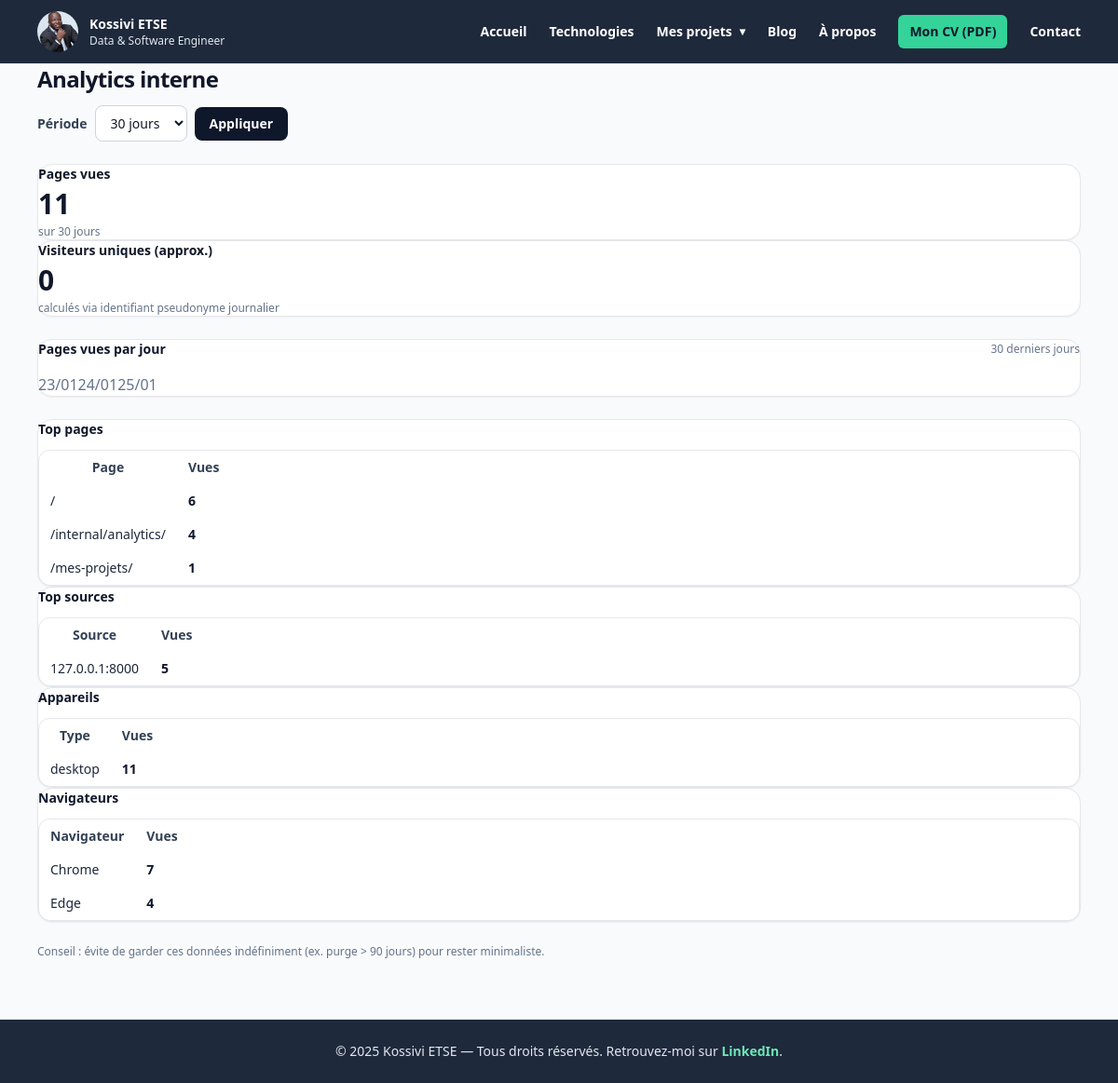
/internal/analytics/ (signed in), run on the app's committed database.
### projects/models.py (models this page shows)
class PageView(models.Model):
    ts = models.DateTimeField(auto_now_add=True)
    path = models.CharField(max_length=255, db_index=True)
    ref_domain = models.CharField(max_length=120, blank=True, db_index=True)
    device_type = models.CharField(max_length=20, blank=True, db_index=True )
    browser = models.CharField(max_length=30, blank=True, db_index=True)
    visitor_day = models.CharField(max_length=64, blank=True, db_index=True)
    class Meta:
        indexes = [
            models.Index(fields=["ts", "path"]),
            models.Index(fields=["ts", "ref_domain"]),
        ]

### projects/views.py (the view)
# urls.py: path("internal/analytics/", views.analytics_dashboard, name="analytics_dashboard"),
@login_required
@user_passes_test(_is_owner)
def analytics_dashboard(request):
    try:
        days = int(request.GET.get("days", "30"))
    except ValueError:
        days = 30
    days = max(1, min(days, 365))
    since = timezone.now() - timedelta(days=days)
    qs = PageView.objects.filter(ts__gte=since)
    kpi_pageviews = qs.count()
    kpi_uniques = qs.exclude(visitor_day="").values("visitor_day").distinct().count()
    top_pages = qs.values("path").annotate(c=Count("id")).order_by("-c")[:10]
    top_sources = qs.exclude(ref_domain="").values("ref_domain").annotate(c=Count("id")).order_by("-c")[:10]
    devices = qs.exclude(device_type="").values("device_type").annotate(c=Count("id")).order_by("-c")
    browsers = qs.exclude(browser="").values("browser").annotate(c=Count("id")).order_by("-c")
    by_day = (
        qs.annotate(day=TruncDate("ts"))
          .values("day")
          .annotate(c=Count("id"))
          .order_by("day")
    )
    by_day_list = list(by_day)
    max_c = max((d["c"] for d in by_day_list), default=1)
    for d in by_day_list:
        d["pct"] = int((d["c"] / max_c) * 100)  # hauteur barre %
    return render(request, "projects/analytics_dashboard.html", {
        "days": days,
        "kpi_pageviews": kpi_pageviews,
        "kpi_uniques": kpi_uniques,
        "top_pages": top_pages,
        "top_sources": top_sources,
        "devices": devices,
        "browsers": browsers,
        "by_day": by_day_list,
    })

### projects/views.py (called while the page is built)
def _is_owner(u):
    return u.is_authenticated and u.is_superuser

### projects/templates/projects/analytics_dashboard.html (shortened to what this page needs)
{% extends "projects/base.html" %}
{% block content %}
<section class="bg-gray-50">
  <div class="mx-auto max-w-6xl px-4 py-10">
    <div class="flex flex-col gap-3 sm:flex-row sm:items-end sm:justify-between">
      <div>
        <h1 class="text-2xl font-extrabold tracking-tight text-slate-900">Analytics interne</h1>
      </div>
      <form method="get" class="flex items-center gap-2">
        <label class="text-sm font-semibold text-slate-700">Période</label>
        <select name="days" class="rounded-lg border border-slate-300 bg-white px-3 py-2 text-sm">
          <option value="30" {% if days == 30 %}selected{% endif %}>30 jours</option>
        </select>
        <button class="rounded-lg bg-slate-900 px-4 py-2 text-sm font-semibold text-white hover:bg-slate-800" type="submit">
          Appliquer
        </button>
      </form>
    </div>
    <div class="mt-6 grid gap-4 sm:grid-cols-2">
      <div class="rounded-2xl border bg-white p-5 shadow-sm">
        <div class="text-sm font-semibold text-slate-600">Pages vues</div>
        <div class="mt-1 text-3xl font-extrabold text-slate-900">{{ kpi_pageviews }}</div>
        <div class="mt-1 text-xs text-slate-500">sur {{ days }} jours</div>
      </div>
      <div class="rounded-2xl border bg-white p-5 shadow-sm">
        <div class="text-sm font-semibold text-slate-600">Visiteurs uniques (approx.)</div>
        <div class="mt-1 text-3xl font-extrabold text-slate-900">{{ kpi_uniques }}</div>
        <div class="mt-1 text-xs text-slate-500">calculés via identifiant pseudonyme journalier</div>
      </div>
    </div>
    <div class="mt-6 rounded-2xl border bg-white p-5 shadow-sm">
      <div class="flex items-center justify-between">
        <h2 class="text-sm font-bold text-slate-900">Pages vues par jour</h2>
        <span class="text-xs text-slate-500">{{ days }} derniers jours</span>
      </div>
      {% if by_day %}
      <div class="mt-4 flex h-28 items-end gap-1 overflow-x-auto pb-2">
        {% for d in by_day %}
          <div class="flex w-8 flex-col items-center justify-end gap-1">
            <div class="text-[10px] text-slate-500 whitespace-nowrap">
              {{ d.day|date:"d/m" }}
            </div>
          </div>
        {% endfor %}
      </div>
      {% else %}
        <p class="mt-3 text-sm text-slate-600">Pas encore de données sur cette période.</p>
      {% endif %}
    </div>
    <div class="mt-6 grid gap-4 lg:grid-cols-2">
      <div class="rounded-2xl border bg-white p-5 shadow-sm">
        <h2 class="text-sm font-bold text-slate-900">Top pages</h2>
        <div class="mt-3 overflow-hidden rounded-xl border">
          <table class="w-full text-sm">
            <thead class="bg-slate-50 text-slate-700">
              <tr>
                <th class="px-3 py-2 text-left font-semibold">Page</th>
                <th class="px-3 py-2 text-right font-semibold">Vues</th>
              </tr>
            </thead>
            <tbody class="divide-y">
              {% for p in top_pages %}
              <tr class="hover:bg-slate-50">
                <td class="px-3 py-2 text-slate-800">{{ p.path }}</td>
                <td class="px-3 py-2 text-right font-semibold text-slate-900">{{ p.c }}</td>
              </tr>
              {% empty %}
              <tr><td class="px-3 py-3 text-slate-600" colspan="2">Aucune donnée.</td></tr>
              {% endfor %}
            </tbody>
          </table>
        </div>
      </div>
      <div class="rounded-2xl border bg-white p-5 shadow-sm">
        <h2 class="text-sm font-bold text-slate-900">Top sources</h2>
        <div class="mt-3 overflow-hidden rounded-xl border">
          <table class="w-full text-sm">
            <thead class="bg-slate-50 text-slate-700">
              <tr>
                <th class="px-3 py-2 text-left font-semibold">Source</th>
                <th class="px-3 py-2 text-right font-semibold">Vues</th>
              </tr>
            </thead>
            <tbody class="divide-y">
              {% for s in top_sources %}
              <tr class="hover:bg-slate-50">
                <td class="px-3 py-2 text-slate-800">{{ s.ref_domain }}</td>
                <td class="px-3 py-2 text-right font-semibold text-slate-900">{{ s.c }}</td>
              </tr>
              {% empty %}
              <tr><td class="px-3 py-3 text-slate-600" colspan="2">Aucune source détectée.</td></tr>
              {% endfor %}
            </tbody>
          </table>
        </div>
      </div>
      <div class="rounded-2xl border bg-white p-5 shadow-sm">
        <h2 class="text-sm font-bold text-slate-900">Appareils</h2>
        <div class="mt-3 overflow-hidden rounded-xl border">
          <table class="w-full text-sm">
            <thead class="bg-slate-50 text-slate-700">
              <tr>
                <th class="px-3 py-2 text-left font-semibold">Type</th>
                <th class="px-3 py-2 text-right font-semibold">Vues</th>
              </tr>
            </thead>
            <tbody class="divide-y">
              {% for d in devices %}
              <tr class="hover:bg-slate-50">
                <td class="px-3 py-2 text-slate-800">{{ d.device_type }}</td>
                <td class="px-3 py-2 text-right font-semibold text-slate-900">{{ d.c }}</td>
              </tr>
              {% empty %}
              <tr><td class="px-3 py-3 text-slate-600" colspan="2">Aucune donnée.</td></tr>
              {% endfor %}
            </tbody>
          </table>
        </div>
      </div>
      <div class="rounded-2xl border bg-white p-5 shadow-sm">
        <h2 class="text-sm font-bold text-slate-900">Navigateurs</h2>
        <div class="mt-3 overflow-hidden rounded-xl border">
          <table class="w-full text-sm">
            <thead class="bg-slate-50 text-slate-700">
              <tr>
                <th class="px-3 py-2 text-left font-semibold">Navigateur</th>
                <th class="px-3 py-2 text-right font-semibold">Vues</th>
              </tr>
            </thead>
            <tbody class="divide-y">
              {% for b in browsers %}
              <tr class="hover:bg-slate-50">
                <td class="px-3 py-2 text-slate-800">{{ b.browser }}</td>
                <td class="px-3 py-2 text-right font-semibold text-slate-900">{{ b.c }}</td>
              </tr>
              {% empty %}
              <tr><td class="px-3 py-3 text-slate-600" colspan="2">Aucune donnée.</td></tr>
              {% endfor %}
            </tbody>
          </table>
        </div>
      </div>
    </div>
    <p class="mt-6 text-xs text-slate-500">
      Conseil : évite de garder ces données indéfiniment (ex. purge > 90 jours) pour rester minimaliste.
    </p>
  </div>
</section>
{% endblock %}

### static/css/style.css (style rules this page uses)
*,:after,:before { --tw-border-spacing-x:0;--tw-border-spacing-y:0;--tw-translate-x:0;--tw-translate-y:0;--tw-rotate:0;--tw-skew-x:0;--tw-skew-y:0;--tw-scale-x:1;--tw-scale-y:1;--tw-pan-x: ;--tw-pan-y: ;--tw-pinch-zoom: ;--tw-scroll-snap-strictness:proximity;--tw-gradient-from-position: ;--tw-gradient-via-position: ;--tw-gradient-to-position: ;--tw-ordinal: ;--tw-slashed-zero: ;--tw-numeric-figure: ;--tw-numeric-spacing: ;--tw-numeric-fraction: ;--tw-ring-inset: ;--tw-ring-offset-width:0px;--tw-ring-offset-color:#fff;--tw-ring-color:rgba(59,130,246,.5);--tw-ring-offset-shadow:0 0 #0000;--tw-ring-shadow:0 0 #0000;--tw-shadow:0 0 #0000;--tw-shadow-colored:0 0 #0000;--tw-blur: ;--tw-brightness: ;--tw-contrast: ;--tw-grayscale: ;--tw-hue-rotate: ;--tw-invert: ;--tw-saturate: ;--tw-sepia: ;--tw-drop-shadow: ;--tw-backdrop-blur: ;--tw-backdrop-brightness: ;--tw-backdrop-contrast: ;--tw-backdrop-grayscale: ;--tw-backdrop-hue-rotate: ;--tw-backdrop-invert: ;--tw-backdrop-opacity: ;--tw-backdrop-saturate: ;--tw-backdrop-sepia: ;--tw-contain-size: ;--tw-contain-layout: ;--tw-contain-paint: ;--tw-contain-style: }
*,:after,:before { box-sizing:border-box;border:0 solid #e5e7eb }
:after,:before { --tw-content:"" }
:host,html { line-height:1.5;-webkit-text-size-adjust:100%;-moz-tab-size:4;-o-tab-size:4;tab-size:4;font-family:ui-sans-serif,system-ui,sans-serif,Apple Color Emoji,Segoe UI Emoji,Segoe UI Symbol,Noto Color Emoji;font-feature-settings:normal;font-variation-settings:normal;-webkit-tap-highlight-color:transparent }
body { margin:0;line-height:inherit }
h1,h2,h3,h4,h5,h6 { font-size:inherit;font-weight:inherit }
table { text-indent:0;border-color:inherit;border-collapse:collapse }
button,input,optgroup,select,textarea { font-family:inherit;font-feature-settings:inherit;font-variation-settings:inherit;font-size:100%;font-weight:inherit;line-height:inherit;letter-spacing:inherit;color:inherit;margin:0;padding:0 }
button,select { text-transform:none }
button,input:where([type=button]),input:where([type=reset]),input:where([type=submit]) { -webkit-appearance:button;background-color:transparent;background-image:none }
blockquote,dd,dl,figure,h1,h2,h3,h4,h5,h6,hr,p,pre { margin:0 }
[role=button],button { cursor:pointer }
.mx-auto { margin-left:auto;margin-right:auto }
.mt-1 { margin-top:.25rem }
.mt-3 { margin-top:.75rem }
.mt-4 { margin-top:1rem }
.mt-6 { margin-top:1.5rem }
.flex { display:flex }
.grid { display:grid }
.max-w-6xl { max-width:72rem }
.flex-col { flex-direction:column }
.items-center { align-items:center }
.justify-between { justify-content:space-between }
.gap-2 { gap:.5rem }
.gap-3 { gap:.75rem }
.overflow-hidden { overflow:hidden }
.rounded-2xl { border-radius:1rem }
.rounded-lg { border-radius:.5rem }
.rounded-xl { border-radius:.75rem }
.border { border-width:1px }
.border-slate-300 { --tw-border-opacity:1;border-color:rgb(203 213 225/var(--tw-border-opacity,1)) }
.bg-gray-50 { --tw-bg-opacity:1;background-color:rgb(249 250 251/var(--tw-bg-opacity,1)) }
.bg-slate-900 { --tw-bg-opacity:1;background-color:rgb(15 23 42/var(--tw-bg-opacity,1)) }
.bg-white { --tw-bg-opacity:1;background-color:rgb(255 255 255/var(--tw-bg-opacity,1)) }
.px-3 { padding-left:.75rem;padding-right:.75rem }
.px-4 { padding-left:1rem;padding-right:1rem }
.py-2 { padding-top:.5rem;padding-bottom:.5rem }
.text-2xl { font-size:1.5rem;line-height:2rem }
.text-3xl { font-size:1.875rem;line-height:2.25rem }
.text-sm { font-size:.875rem;line-height:1.25rem }
.text-xs { font-size:.75rem;line-height:1rem }
.font-bold { font-weight:700 }
.font-extrabold { font-weight:800 }
.font-semibold { font-weight:600 }
.tracking-tight { letter-spacing:-.025em }
.text-gray-900 { --tw-text-opacity:1;color:rgb(17 24 39/var(--tw-text-opacity,1)) }
.text-slate-500 { --tw-text-opacity:1;color:rgb(100 116 139/var(--tw-text-opacity,1)) }
.text-slate-700 { --tw-text-opacity:1;color:rgb(51 65 85/var(--tw-text-opacity,1)) }
.text-slate-800 { --tw-text-opacity:1;color:rgb(30 41 59/var(--tw-text-opacity,1)) }
.text-slate-900 { --tw-text-opacity:1;color:rgb(15 23 42/var(--tw-text-opacity,1)) }
.text-white { --tw-text-opacity:1;color:rgb(255 255 255/var(--tw-text-opacity,1)) }
.shadow-lg,.shadow-sm { box-shadow:var(--tw-ring-offset-shadow,0 0 #0000),var(--tw-ring-shadow,0 0 #0000),var(--tw-shadow) }
.shadow-sm { --tw-shadow:0 1px 2px 0 rgba(0,0,0,.05);--tw-shadow-colored:0 1px 2px 0 var(--tw-shadow-color) }

### data on the page
PageView: path "/internal/analytics/", c "4"
PageView: device_type "desktop", c "11"

### other printed values
{{ kpi_pageviews }} "11"
{{ days }} "30"
{{ kpi_uniques }} "0"
{{ d.day|date:"d/m" }} "23/01" "24/01" "25/01"
{{ p.path }} "/" "/mes-projets/"
{{ p.c }} "6" "1"
{{ s.ref_domain }} "127.0.0.1:8000"
{{ s.c }} "5"
{{ b.browser }} "Chrome" "Edge"
{{ b.c }} "7" "4"
